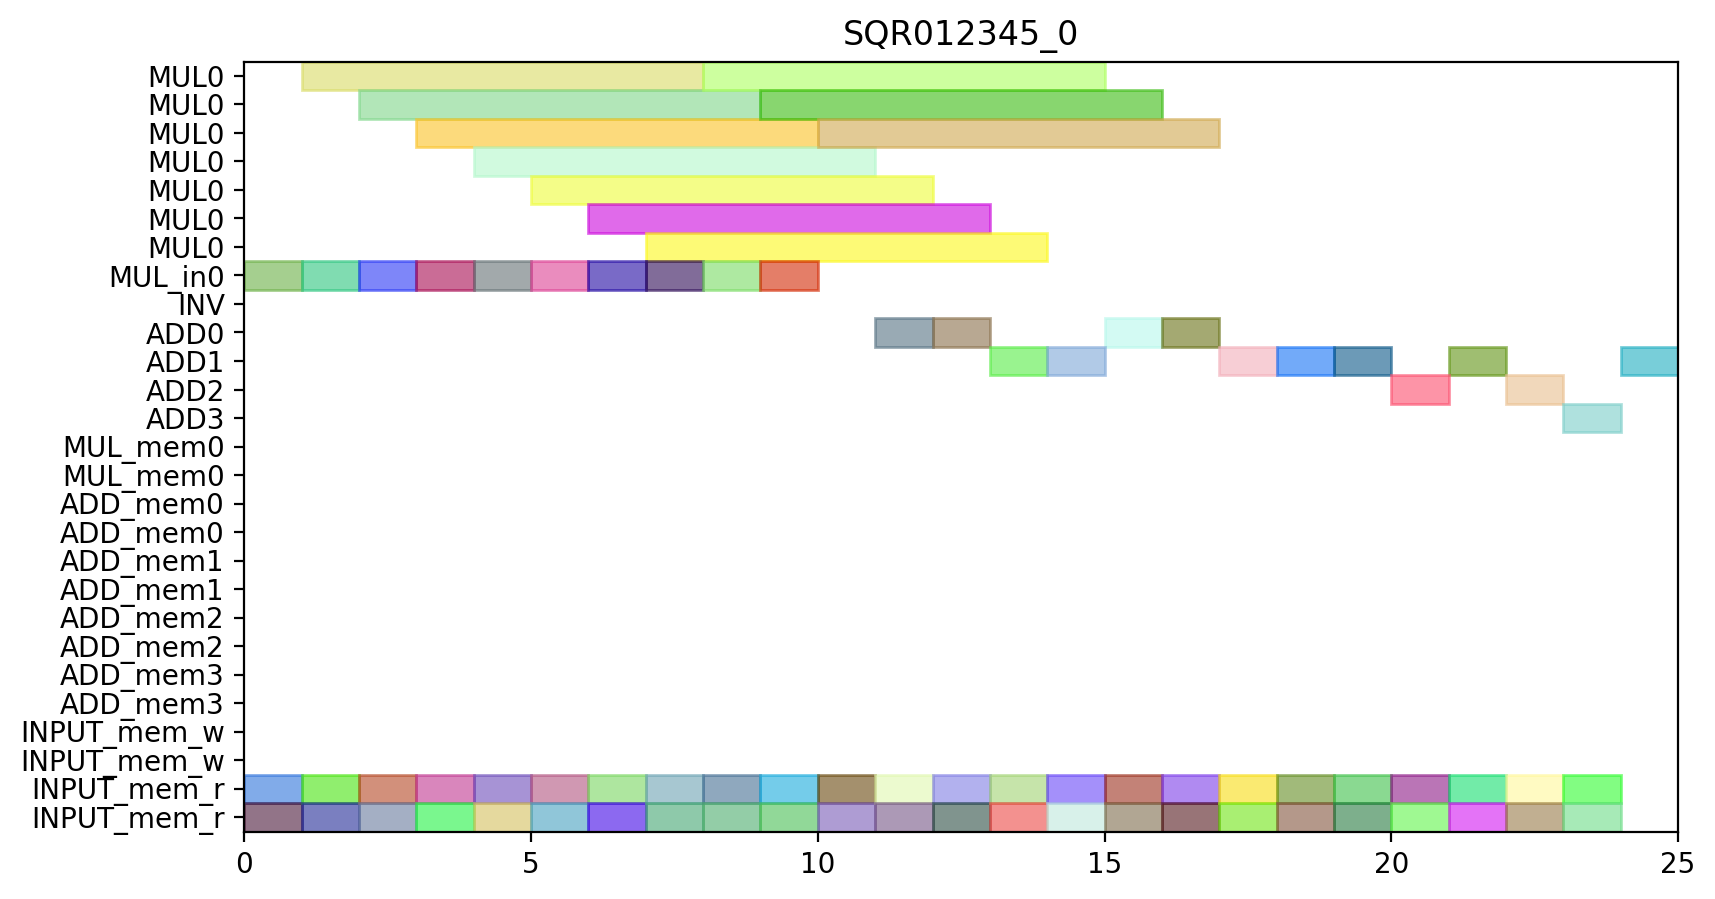

The Python source for this figure:
from pyschedule import Scenario, solvers, plotters, alt


def solve():
	horizon = 90
	S = Scenario("SQR012345_0", horizon=horizon)

	# resource
	MUL = S.Resources('MUL', num=1, size=7)
	MUL_in = S.Resources('MUL_in', num=1)
	INV = S.Resource('INV')
	ADD = S.Resources('ADD', num=4, periods=range(1, horizon))
	MUL_mem = S.Resources('MUL_mem', num=1, size=2)
	ADD_mem = S.Resources('ADD_mem', num=4, size=2)
	INPUT_mem_w = S.Resource('INPUT_mem_w', size=2)
	INPUT_mem_r = S.Resource('INPUT_mem_r', size=2)

	# result of previous scheduling

	# new tasks
	t0_t0 = S.Task('t0_t0', length=1, delay_cost=1)
	t0_t0 += alt(ADD)

	t0_t0_mem0 = S.Task('t0_t0_mem0', length=1, delay_cost=1)
	t0_t0_mem0 += INPUT_mem_r
	S += t0_t0_mem0 <= t0_t0

	t0_t0_mem1 = S.Task('t0_t0_mem1', length=1, delay_cost=1)
	t0_t0_mem1 += INPUT_mem_r
	S += t0_t0_mem1 <= t0_t0

	t0_t1 = S.Task('t0_t1', length=1, delay_cost=1)
	t0_t1 += alt(ADD)

	t0_t1_mem0 = S.Task('t0_t1_mem0', length=1, delay_cost=1)
	t0_t1_mem0 += INPUT_mem_r
	S += t0_t1_mem0 <= t0_t1

	t0_t1_mem1 = S.Task('t0_t1_mem1', length=1, delay_cost=1)
	t0_t1_mem1 += INPUT_mem_r
	S += t0_t1_mem1 <= t0_t1

	t0_t3_in = S.Task('t0_t3_in', length=1, delay_cost=1)
	t0_t3_in += alt(MUL_in)
	t0_t3 = S.Task('t0_t3', length=7, delay_cost=1)
	t0_t3 += alt(MUL)
	S += t0_t3>=t0_t3_in

	t0_t3_mem0 = S.Task('t0_t3_mem0', length=1, delay_cost=1)
	t0_t3_mem0 += INPUT_mem_r
	S += t0_t3_mem0 <= t0_t3

	t0_t3_mem1 = S.Task('t0_t3_mem1', length=1, delay_cost=1)
	t0_t3_mem1 += INPUT_mem_r
	S += t0_t3_mem1 <= t0_t3

	t10 = S.Task('t10', length=1, delay_cost=1)
	t10 += alt(ADD)

	t10_mem0 = S.Task('t10_mem0', length=1, delay_cost=1)
	t10_mem0 += INPUT_mem_r
	S += t10_mem0 <= t10

	t10_mem1 = S.Task('t10_mem1', length=1, delay_cost=1)
	t10_mem1 += INPUT_mem_r
	S += t10_mem1 <= t10

	t11 = S.Task('t11', length=1, delay_cost=1)
	t11 += alt(ADD)

	t11_mem0 = S.Task('t11_mem0', length=1, delay_cost=1)
	t11_mem0 += INPUT_mem_r
	S += t11_mem0 <= t11

	t11_mem1 = S.Task('t11_mem1', length=1, delay_cost=1)
	t11_mem1 += INPUT_mem_r
	S += t11_mem1 <= t11

	t3_t0_in = S.Task('t3_t0_in', length=1, delay_cost=1)
	t3_t0_in += alt(MUL_in)
	t3_t0 = S.Task('t3_t0', length=7, delay_cost=1)
	t3_t0 += alt(MUL)
	S += t3_t0>=t3_t0_in

	t3_t0_mem0 = S.Task('t3_t0_mem0', length=1, delay_cost=1)
	t3_t0_mem0 += INPUT_mem_r
	S += t3_t0_mem0 <= t3_t0

	t3_t0_mem1 = S.Task('t3_t0_mem1', length=1, delay_cost=1)
	t3_t0_mem1 += INPUT_mem_r
	S += t3_t0_mem1 <= t3_t0

	t3_t1_in = S.Task('t3_t1_in', length=1, delay_cost=1)
	t3_t1_in += alt(MUL_in)
	t3_t1 = S.Task('t3_t1', length=7, delay_cost=1)
	t3_t1 += alt(MUL)
	S += t3_t1>=t3_t1_in

	t3_t1_mem0 = S.Task('t3_t1_mem0', length=1, delay_cost=1)
	t3_t1_mem0 += INPUT_mem_r
	S += t3_t1_mem0 <= t3_t1

	t3_t1_mem1 = S.Task('t3_t1_mem1', length=1, delay_cost=1)
	t3_t1_mem1 += INPUT_mem_r
	S += t3_t1_mem1 <= t3_t1

	t3_t2 = S.Task('t3_t2', length=1, delay_cost=1)
	t3_t2 += alt(ADD)

	t3_t2_mem0 = S.Task('t3_t2_mem0', length=1, delay_cost=1)
	t3_t2_mem0 += INPUT_mem_r
	S += t3_t2_mem0 <= t3_t2

	t3_t2_mem1 = S.Task('t3_t2_mem1', length=1, delay_cost=1)
	t3_t2_mem1 += INPUT_mem_r
	S += t3_t2_mem1 <= t3_t2

	t3_t3 = S.Task('t3_t3', length=1, delay_cost=1)
	t3_t3 += alt(ADD)

	t3_t3_mem0 = S.Task('t3_t3_mem0', length=1, delay_cost=1)
	t3_t3_mem0 += INPUT_mem_r
	S += t3_t3_mem0 <= t3_t3

	t3_t3_mem1 = S.Task('t3_t3_mem1', length=1, delay_cost=1)
	t3_t3_mem1 += INPUT_mem_r
	S += t3_t3_mem1 <= t3_t3

	t4_t0 = S.Task('t4_t0', length=1, delay_cost=1)
	t4_t0 += alt(ADD)

	t4_t0_mem0 = S.Task('t4_t0_mem0', length=1, delay_cost=1)
	t4_t0_mem0 += INPUT_mem_r
	S += t4_t0_mem0 <= t4_t0

	t4_t0_mem1 = S.Task('t4_t0_mem1', length=1, delay_cost=1)
	t4_t0_mem1 += INPUT_mem_r
	S += t4_t0_mem1 <= t4_t0

	t4_t1 = S.Task('t4_t1', length=1, delay_cost=1)
	t4_t1 += alt(ADD)

	t4_t1_mem0 = S.Task('t4_t1_mem0', length=1, delay_cost=1)
	t4_t1_mem0 += INPUT_mem_r
	S += t4_t1_mem0 <= t4_t1

	t4_t1_mem1 = S.Task('t4_t1_mem1', length=1, delay_cost=1)
	t4_t1_mem1 += INPUT_mem_r
	S += t4_t1_mem1 <= t4_t1

	t4_t3_in = S.Task('t4_t3_in', length=1, delay_cost=1)
	t4_t3_in += alt(MUL_in)
	t4_t3 = S.Task('t4_t3', length=7, delay_cost=1)
	t4_t3 += alt(MUL)
	S += t4_t3>=t4_t3_in

	t4_t3_mem0 = S.Task('t4_t3_mem0', length=1, delay_cost=1)
	t4_t3_mem0 += INPUT_mem_r
	S += t4_t3_mem0 <= t4_t3

	t4_t3_mem1 = S.Task('t4_t3_mem1', length=1, delay_cost=1)
	t4_t3_mem1 += INPUT_mem_r
	S += t4_t3_mem1 <= t4_t3

	t5_t0_in = S.Task('t5_t0_in', length=1, delay_cost=1)
	t5_t0_in += alt(MUL_in)
	t5_t0 = S.Task('t5_t0', length=7, delay_cost=1)
	t5_t0 += alt(MUL)
	S += t5_t0>=t5_t0_in

	t5_t0_mem0 = S.Task('t5_t0_mem0', length=1, delay_cost=1)
	t5_t0_mem0 += INPUT_mem_r
	S += t5_t0_mem0 <= t5_t0

	t5_t0_mem1 = S.Task('t5_t0_mem1', length=1, delay_cost=1)
	t5_t0_mem1 += INPUT_mem_r
	S += t5_t0_mem1 <= t5_t0

	t5_t1_in = S.Task('t5_t1_in', length=1, delay_cost=1)
	t5_t1_in += alt(MUL_in)
	t5_t1 = S.Task('t5_t1', length=7, delay_cost=1)
	t5_t1 += alt(MUL)
	S += t5_t1>=t5_t1_in

	t5_t1_mem0 = S.Task('t5_t1_mem0', length=1, delay_cost=1)
	t5_t1_mem0 += INPUT_mem_r
	S += t5_t1_mem0 <= t5_t1

	t5_t1_mem1 = S.Task('t5_t1_mem1', length=1, delay_cost=1)
	t5_t1_mem1 += INPUT_mem_r
	S += t5_t1_mem1 <= t5_t1

	t5_t2 = S.Task('t5_t2', length=1, delay_cost=1)
	t5_t2 += alt(ADD)

	t5_t2_mem0 = S.Task('t5_t2_mem0', length=1, delay_cost=1)
	t5_t2_mem0 += INPUT_mem_r
	S += t5_t2_mem0 <= t5_t2

	t5_t2_mem1 = S.Task('t5_t2_mem1', length=1, delay_cost=1)
	t5_t2_mem1 += INPUT_mem_r
	S += t5_t2_mem1 <= t5_t2

	t5_t3 = S.Task('t5_t3', length=1, delay_cost=1)
	t5_t3 += alt(ADD)

	t5_t3_mem0 = S.Task('t5_t3_mem0', length=1, delay_cost=1)
	t5_t3_mem0 += INPUT_mem_r
	S += t5_t3_mem0 <= t5_t3

	t5_t3_mem1 = S.Task('t5_t3_mem1', length=1, delay_cost=1)
	t5_t3_mem1 += INPUT_mem_r
	S += t5_t3_mem1 <= t5_t3

	t6_t0_in = S.Task('t6_t0_in', length=1, delay_cost=1)
	t6_t0_in += alt(MUL_in)
	t6_t0 = S.Task('t6_t0', length=7, delay_cost=1)
	t6_t0 += alt(MUL)
	S += t6_t0>=t6_t0_in

	t6_t0_mem0 = S.Task('t6_t0_mem0', length=1, delay_cost=1)
	t6_t0_mem0 += INPUT_mem_r
	S += t6_t0_mem0 <= t6_t0

	t6_t0_mem1 = S.Task('t6_t0_mem1', length=1, delay_cost=1)
	t6_t0_mem1 += INPUT_mem_r
	S += t6_t0_mem1 <= t6_t0

	t6_t1_in = S.Task('t6_t1_in', length=1, delay_cost=1)
	t6_t1_in += alt(MUL_in)
	t6_t1 = S.Task('t6_t1', length=7, delay_cost=1)
	t6_t1 += alt(MUL)
	S += t6_t1>=t6_t1_in

	t6_t1_mem0 = S.Task('t6_t1_mem0', length=1, delay_cost=1)
	t6_t1_mem0 += INPUT_mem_r
	S += t6_t1_mem0 <= t6_t1

	t6_t1_mem1 = S.Task('t6_t1_mem1', length=1, delay_cost=1)
	t6_t1_mem1 += INPUT_mem_r
	S += t6_t1_mem1 <= t6_t1

	t6_t2 = S.Task('t6_t2', length=1, delay_cost=1)
	t6_t2 += alt(ADD)

	t6_t2_mem0 = S.Task('t6_t2_mem0', length=1, delay_cost=1)
	t6_t2_mem0 += INPUT_mem_r
	S += t6_t2_mem0 <= t6_t2

	t6_t2_mem1 = S.Task('t6_t2_mem1', length=1, delay_cost=1)
	t6_t2_mem1 += INPUT_mem_r
	S += t6_t2_mem1 <= t6_t2

	t6_t3 = S.Task('t6_t3', length=1, delay_cost=1)
	t6_t3 += alt(ADD)

	t6_t3_mem0 = S.Task('t6_t3_mem0', length=1, delay_cost=1)
	t6_t3_mem0 += INPUT_mem_r
	S += t6_t3_mem0 <= t6_t3

	t6_t3_mem1 = S.Task('t6_t3_mem1', length=1, delay_cost=1)
	t6_t3_mem1 += INPUT_mem_r
	S += t6_t3_mem1 <= t6_t3

	t7_t0_in = S.Task('t7_t0_in', length=1, delay_cost=1)
	t7_t0_in += alt(MUL_in)
	t7_t0 = S.Task('t7_t0', length=7, delay_cost=1)
	t7_t0 += alt(MUL)
	S += t7_t0>=t7_t0_in

	t7_t0_mem0 = S.Task('t7_t0_mem0', length=1, delay_cost=1)
	t7_t0_mem0 += INPUT_mem_r
	S += t7_t0_mem0 <= t7_t0

	t7_t0_mem1 = S.Task('t7_t0_mem1', length=1, delay_cost=1)
	t7_t0_mem1 += INPUT_mem_r
	S += t7_t0_mem1 <= t7_t0

	t7_t1_in = S.Task('t7_t1_in', length=1, delay_cost=1)
	t7_t1_in += alt(MUL_in)
	t7_t1 = S.Task('t7_t1', length=7, delay_cost=1)
	t7_t1 += alt(MUL)
	S += t7_t1>=t7_t1_in

	t7_t1_mem0 = S.Task('t7_t1_mem0', length=1, delay_cost=1)
	t7_t1_mem0 += INPUT_mem_r
	S += t7_t1_mem0 <= t7_t1

	t7_t1_mem1 = S.Task('t7_t1_mem1', length=1, delay_cost=1)
	t7_t1_mem1 += INPUT_mem_r
	S += t7_t1_mem1 <= t7_t1

	t7_t2 = S.Task('t7_t2', length=1, delay_cost=1)
	t7_t2 += alt(ADD)

	t7_t2_mem0 = S.Task('t7_t2_mem0', length=1, delay_cost=1)
	t7_t2_mem0 += INPUT_mem_r
	S += t7_t2_mem0 <= t7_t2

	t7_t2_mem1 = S.Task('t7_t2_mem1', length=1, delay_cost=1)
	t7_t2_mem1 += INPUT_mem_r
	S += t7_t2_mem1 <= t7_t2

	t7_t3 = S.Task('t7_t3', length=1, delay_cost=1)
	t7_t3 += alt(ADD)

	t7_t3_mem0 = S.Task('t7_t3_mem0', length=1, delay_cost=1)
	t7_t3_mem0 += INPUT_mem_r
	S += t7_t3_mem0 <= t7_t3

	t7_t3_mem1 = S.Task('t7_t3_mem1', length=1, delay_cost=1)
	t7_t3_mem1 += INPUT_mem_r
	S += t7_t3_mem1 <= t7_t3

	solvers.mip.solve(S,msg=1,kind='CPLEX',ratio_gap=1.01)

	solution = [['hoge']*len(S.solution()[1]) for i in range(len(S.solution()))]
	for i in range(len(S.solution())):
		for j in range(len(S.solution()[i])):
			solution[i][j]=str(S.solution()[i][j])
	print(solution)

	cycles = int(solution[-1][3])

	pic_file_name = "/mnt/rose/usr1/fukuda/pairing_automation_design2/bls12-1150/scheduling/SQR012345_mul1_add4/SQR012345_0.png"
	if(S.solution() != []):
		plotters.matplotlib.plot(S,img_filename=pic_file_name, vertical_text=True, fig_size=(cycles*0.25+3, 5), show_task_labels=False)

	return solution
